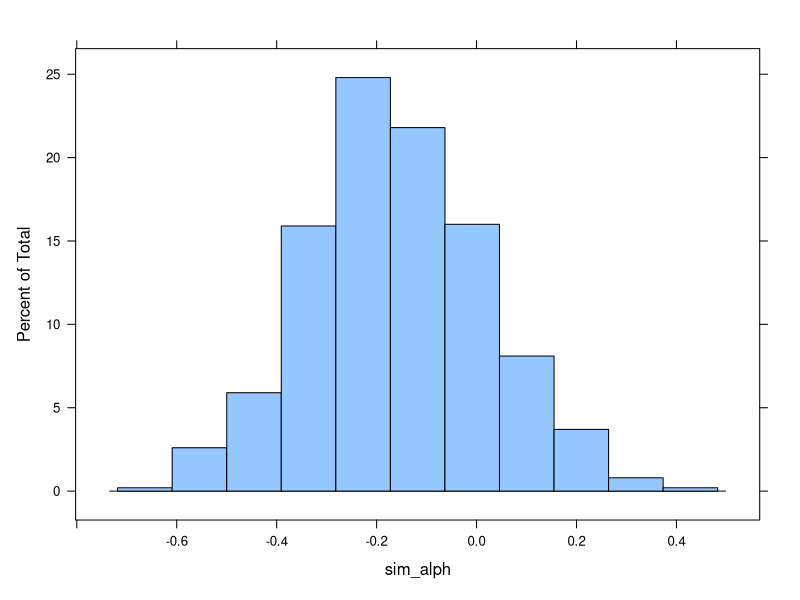
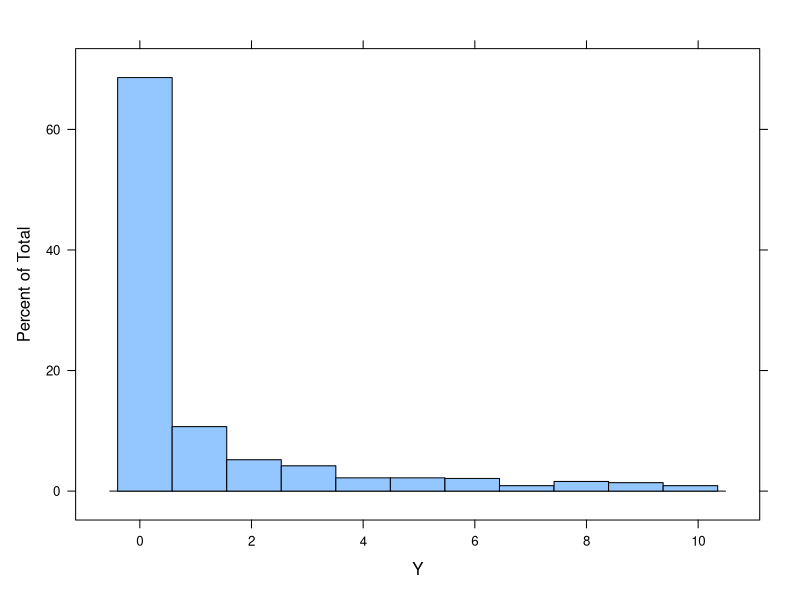
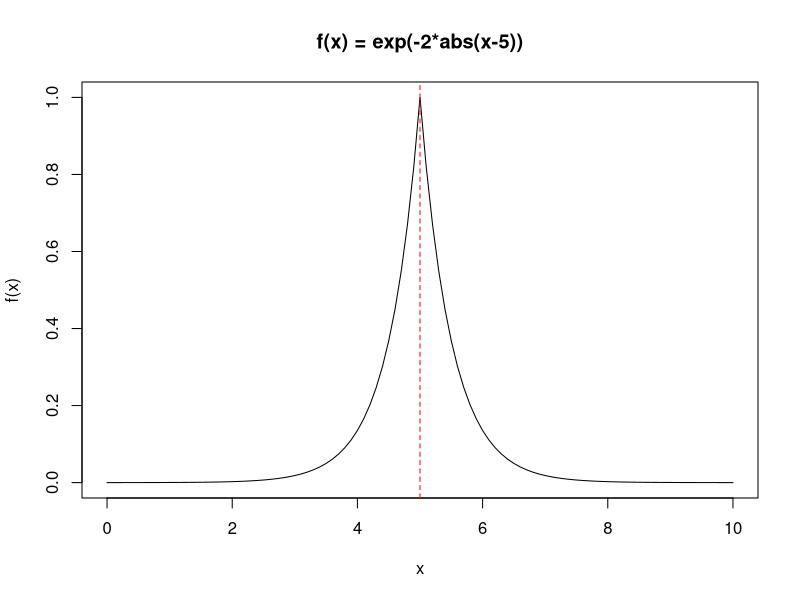
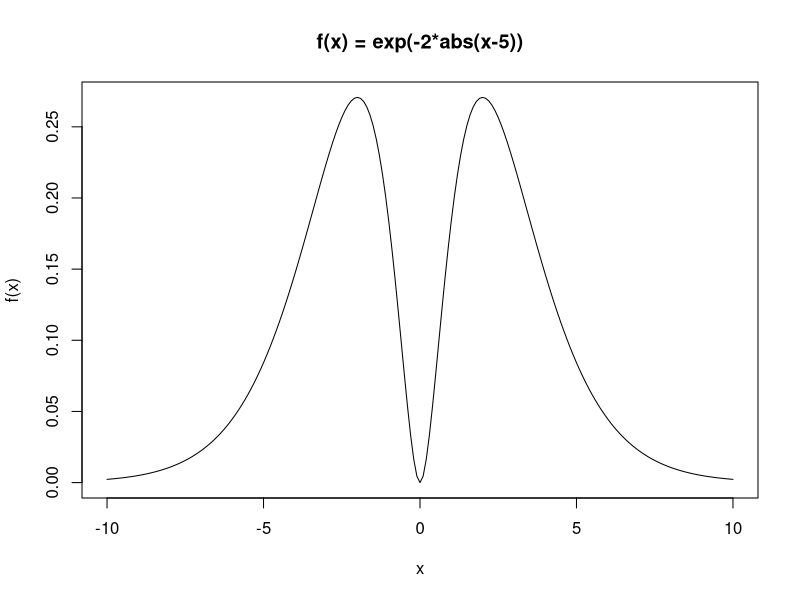

Recreate these plots in R, in order.
library(lattice)

#example 1
h<-function(x) x^3
integrate(h,0,1)
n<-1000
x<-runif(n,0,1)
mean(h(x))

# example 2 acumulado
f<-function(x) (1/sqrt(2*pi))*exp(-(x^2)/2)
n<-10000
x<-rnorm(n,0,1)
xi=2
mean(x<=xi)
pnorm(2)

# example 3
x<-8
y<-6
n=m=10

fun_alph<-function() rbeta(1,y+1,m-y+1)-rbeta(1,x+1,n-x+1)
sim_alph<-replicate(1000,fun_alph())
histogram(sim_alph)
quantile(sim_alph,probs=c(0.025,0.975))

#importance sampling
#--------------------
#first example: int(0,10) exp(-2*abs(x-5))
#---------------------------------------
f<-function(x) exp(-2*abs(x-5))

# using Adaptive quadrature 
integrate(f,0,10)

# basic MC integration
n<-1000
xs<-runif(n,0,10)
Y<-(10)*f(xs)
histogram(Y)
mean(Y)
var(Y)  #quite large!!!!

# Importance sampling
# find the peak of a function
# lets study our funtion
res_opt<-optimize(f,interval=c(0,10),maximum=T)  
peak_x<-res_opt$maximum
peak_y<-res_opt$objective
x <- seq(0, 10, by = 0.1);y <- f(x)
plot(x, y, type = "l", main = "f(x) = exp(-2*abs(x-5))", 
     xlab = "x", ylab = "f(x)")
abline(v = 5, col = "red", lty = 2)  

# use this information to pick the g(x) function
n<-10000
x<-rnorm(n,5,1)
h<-function(x) 10*f(x)
w<-function(x) dunif(x,0,10)/dnorm(x,5,1)

Y=h(x)*w(x)
mean(Y)
var(Y) 

#second example: calculate the second moment E(x^2)
#--------------------------------------------------
p_2nd<-function(x) 0.5*(x^2)*exp(-abs(x))
x <- seq(-10, 10, by = 0.1);y <- p_2nd(x)
plot(x, y, type = "l", main = "f(x) = exp(-2*abs(x-5))", 
     xlab = "x", ylab = "f(x)")

# adaptative quadrature
integrate(p_2nd, -Inf, Inf)

# importance
# N(0,4)
n<-10000
x<-rnorm(n,0,4)
y<-function(x) p_2nd(x)/dnorm(x,sd=4)
mean(y(x))
var(y(x))

# N(0,1)
n<-10000
x<-rnorm(n)
y<-function(x) p_2nd(x)/dnorm(x)
mean(y(x))
var(y(x))











